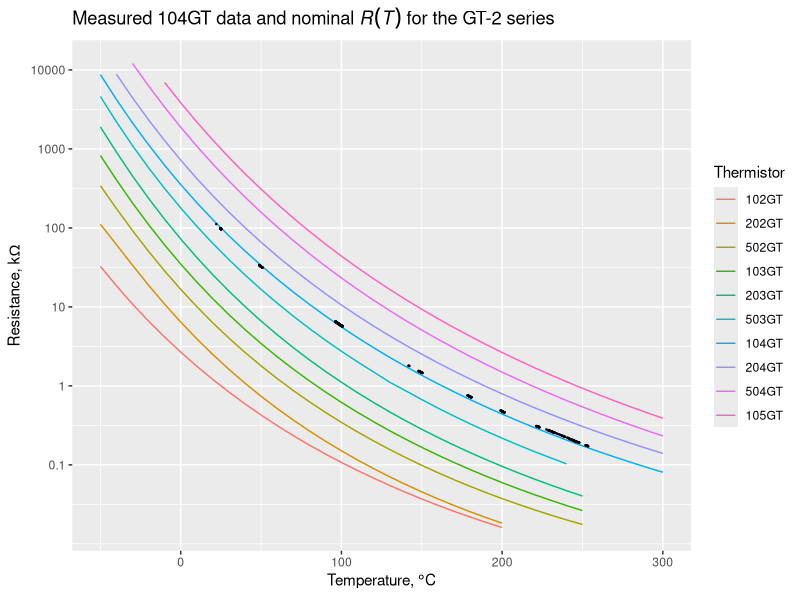

The R source for this figure:
library(ggplot2)
library(reshape2)


m <- read.table('104GT-measurements.1.tab')
names(m) = c('T', 'r')

d <- read.table('gt-2-glass-thermistors.tab', header = TRUE)
md <- melt(d, id.vars = 'T')
names(md) <- c('T', 'Thermistor', 'Resistance')
levels(md$Thermistor) <- sub('X', '', levels(md$Thermistor)) # get rid of the 'X' inserted by melt()

postscript(file='', command='cat', paper='special', onefile=F, horizontal=F, width=10, height=8, pointsize=8)

ggplot() +
  geom_line(data = md, aes(T, Resistance, col=Thermistor), na.rm = TRUE) +
  geom_point(data = m, mapping = aes(x = T, y = r), size = 0.2) +
  scale_y_log10(breaks = 10**(1:7) / 100, labels = c('0.1', '1', '10', '100', '1000', '10000', '100000'), name = bquote(paste('Resistance, k', Omega))) +
  xlab(expression('Temperature, ' * degree * C)) +
  ggtitle(bquote(paste('Measured 104GT data and nominal ', italic(R(T)), ' for the GT-2 series')))
